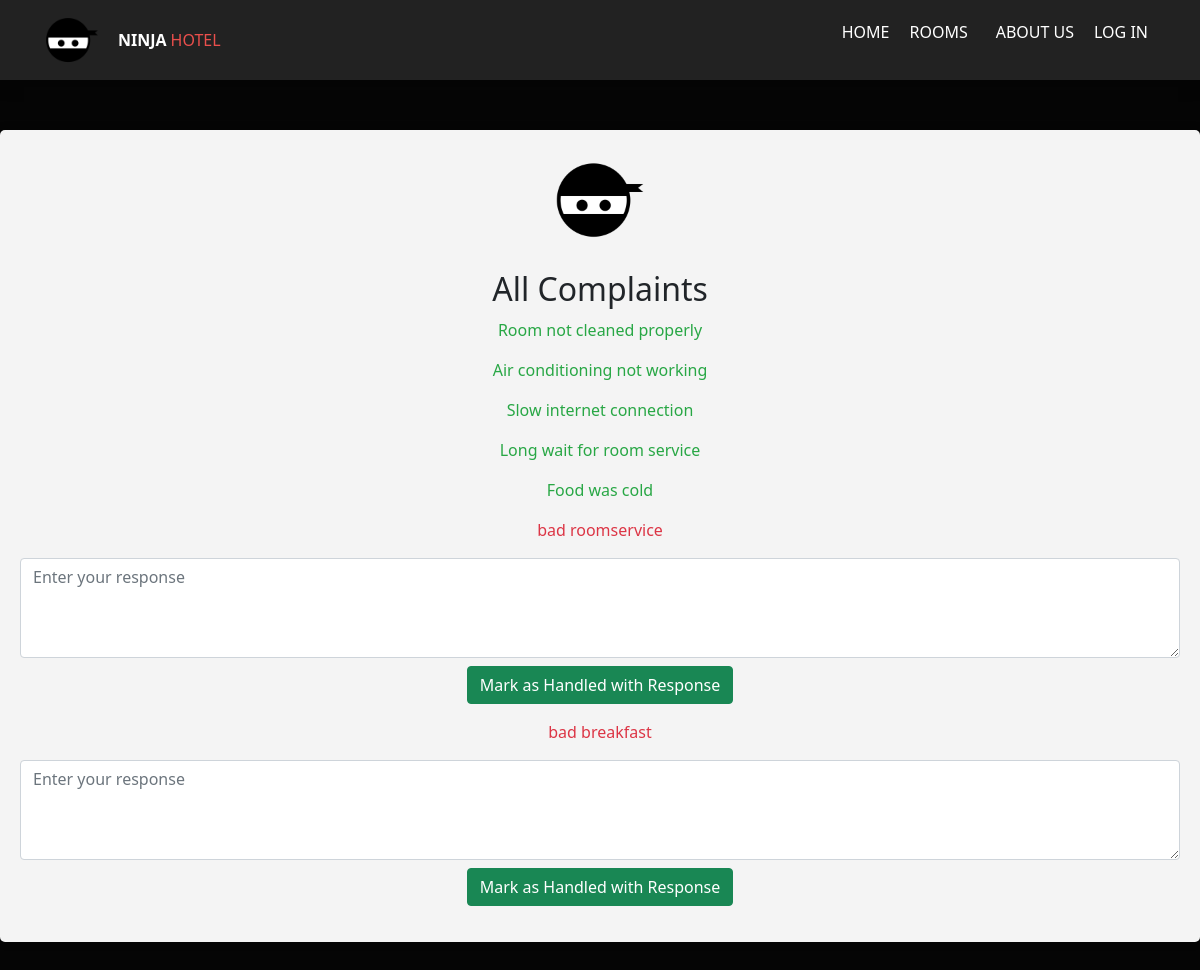
Before: /receptionists/handleguestcomplain.php with the older database file.
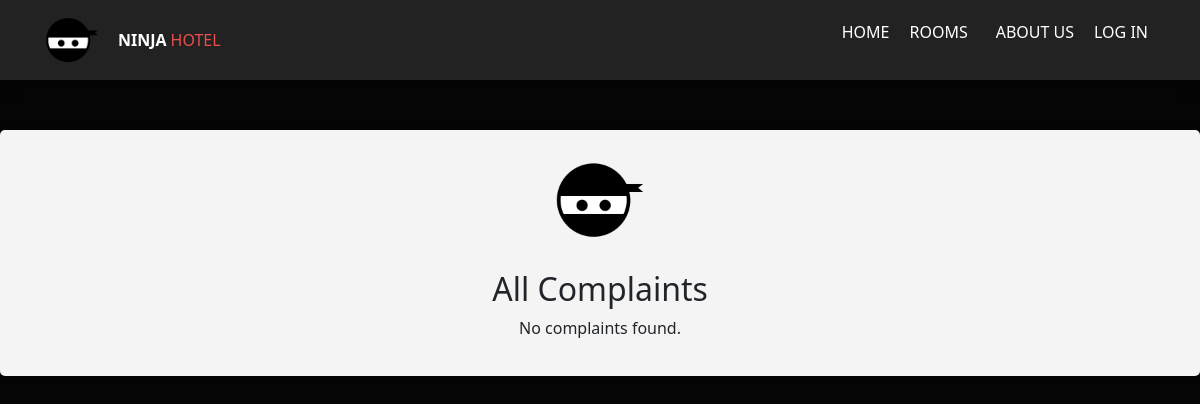
After: the same page with the newer database file.
### tables this page shows
CREATE TABLE `complain` (
  `complain_ID` int(20) NOT NULL,
  `description` varchar(40) DEFAULT NULL,
  `date` date DEFAULT NULL,
  `response` varchar(100) DEFAULT NULL,
  `guest_ID` int(20) DEFAULT NULL,
  `staff_ID` int(20) DEFAULT NULL
);

### receptionists/handleguestcomplain.php (the view, shortened to what this page needs)
<?php include '../tools/connection.php';
include '../tools/navbarhome.php'; ?>
<!DOCTYPE html>
<html lang="en">
<head>
    <link rel="stylesheet" href="../css/bootstrap.min.css">
</head>
<body style="background-color: rgb(5,5,5);">
    <div class="container1 text-center">
        <div class="complaint-box">
            <img src="../images/ninja.png" alt="Complaint Image" class="complaint-img" height="100px">
            <h2>All Complaints</h2>
            <?php
                $complaintsQuery = "SELECT * FROM `complain`";
                $result = $conn->query($complaintsQuery);
                if ($result->num_rows > 0) {
                    while ($row = $result->fetch_assoc()) {
                        $complaintId = $row['complain_ID'];
                        $complaintText = $row['description'];
                        $response = $row['response'];
                        $class = $response ? 'handled' : 'unhandled';
                        echo "
                        <div class='complaint-text $class'>
                            <p>{$complaintText}</p>";
                        if(!$response) {
                            echo "
                            <form action='' method='post'>
                                <input type='hidden' name='complaintId' value='{$complaintId}'>
                                <textarea class='form-control response-textarea' name='response' placeholder='Enter your response'></textarea>
                                <button type='submit' class='btn btn-success mt-2' name='handleComplaint'>Mark as Handled with Response</button>
                            </form>";
                        }
                        echo "
                        </div>
                        ";
                    }
                } else {
                    echo "<p>No complaints found.</p>";
                }
            ?>
        </div>
    </div>
</body>
</html>

### tools/navbarhome.php (shortened to what this page needs)
<?php
if (isset($_SESSION["loggedin"]) && $_SESSION["loggedin"] && isset($_SESSION["usertype"]) && $_SESSION["usertype"] ==0){
    echo"
    <nav class='navbar navbar-expand-lg navbar-dark'>
    <div class='container'>
        <div class='navbar-brand'>
            <img src='images/ninja.png' height='60vh' alt='Ninja Pic'>
        </div>
        <div class='logoWrapper'>
        <span class='ninja'>Ninja</span>
        <span class='hotel'>Hotel</span>
        </div>
        <div class='collapse navbar-collapse justify-content-end' id='navbarNav'>
        <ul class='navigation'>
        <li class='parent'><a class='link' href='index.php'>Home</a></li>
        <li class='parent' id='clients'>
          <a class='link' href='#'><i class='fas fa-minus'></i> Rooms <i class='fas fa-plus'></i></a>
          <ul class='subnavigation'>
            <li><a class='link' href='index.php#Singlerooms'>Single Rooms</a></li>
            <li><a class='link' href='index.php#Doublerooms'>Double Rooms</a></li>
            <li><a class='link' href='index.php#Sweets'>Sweets</a></li>
          </ul>
        </li>
        <li class='parent' id='services'>
          <a class='link' href='#'><i class='fas fa-minus'></i> Services <i class='fas fa-plus'></i></a>
          <ul class='subnavigation'>
            <li><a class='link' href='user-options/makecomplain.php'>Complaints</a></li>
            <li><a class='link' href='user-options/requestroomservice.php'>Requested Service</a></li>
          </ul>
        </li>
      <li class='parent'>
      <a class='link' href='user-options/guest-profile.php?guest_ID=". $_SESSION["id"]."'>
              <img src='../images/user.png' height='30vh' alt='user'>
      </a></li>
                    <li class='parent'>
                        <a class='link' href='user-options/logout.php'>Log Out</a>
                    </li>
        </ul>
        </div>
    </div>
</nav>";
}else{
    echo"<nav class='navbar navbar-expand-lg navbar-dark'>
    <div class='container'>
        <div class='navbar-brand'>
            <img src='images/ninja.png' height='60vh' alt='Ninja Pic'>
        </div>
        <div class='logoWrapper'>
        <span class='ninja'>Ninja</span>
        <span class='hotel'>Hotel</span>
        </div>
        <div class='collapse navbar-collapse justify-content-end' id='navbarNav'>
        <ul class='navigation'>
        <li class='parent'><a class='link' href='index.php'>Home</a></li>
        <li class='parent' id='clients'>
          <a class='link' href='#'><i class='fas fa-minus'></i> Rooms <i class='fas fa-plus'></i></a>
          <ul class='subnavigation'>
            <li><a class='link' href='index.php#Singlerooms'>Single Rooms</a></li>
            <li><a class='link' href='index.php#Doublerooms'>Double Rooms</a></li>
            <li><a class='link' href='index.php#Sweets'>Sweets</a></li>
          </ul>
        </li>
        <li class='parent'><a class='link' href='about-us.php'>About Us</a></li>
        <li class='parent'><a class='link' href='user-options/login.php'>Log In</a></li>
      </ul>
        </div>
    </div>
</nav>";
}
?>

### tools/navbarhome.php (style rules this page uses)
.navbar { position: fixed; display: flex; width: 100%; height: 10vh; z-index: 1000; align-items: center; justify-content: space-between; padding: 20px; background-color: #222; box-shadow: 0 5px 15px 0 rgba(0, 0, 0, 0.25); color: white; text-transform: uppercase; overflow: hidden; }
.logoWrapper { display: flex; }
.ninja { font-weight: bold; }
.hotel { padding-left: 4px; color: #ea4f4c; }
.navigation { display: flex; list-style-type: none; }

### receptionists/handleguestcomplain.php (style rules this page uses)
.complaint-box { background-color: #f4f4f4; padding: 20px; box-shadow: 0 0 10px rgba(0, 0, 0, 0.2); border-radius: 5px; text-align: center; margin-top: 50px; margin-bottom: 50px; }
.complaint-img { margin-bottom: 20px; }
.complaint-text { margin-top: 10px; }
.handled { color: #28a745; }
.unhandled { color: #dc3545; }
.response-textarea { margin-top: 10px; width: 100%; height: 100px; }

Changed rows visible on the page:
removed complain: description "Room not cleaned properly"
removed complain: description "Air conditioning not working"
removed complain: description "Slow internet connection"
removed complain: description "Long wait for room service"
removed complain: description "Food was cold"
removed complain: description "bad roomservice"
removed complain: description "bad breakfast"
Other visible differences:
text now shown: "No complaints found."
